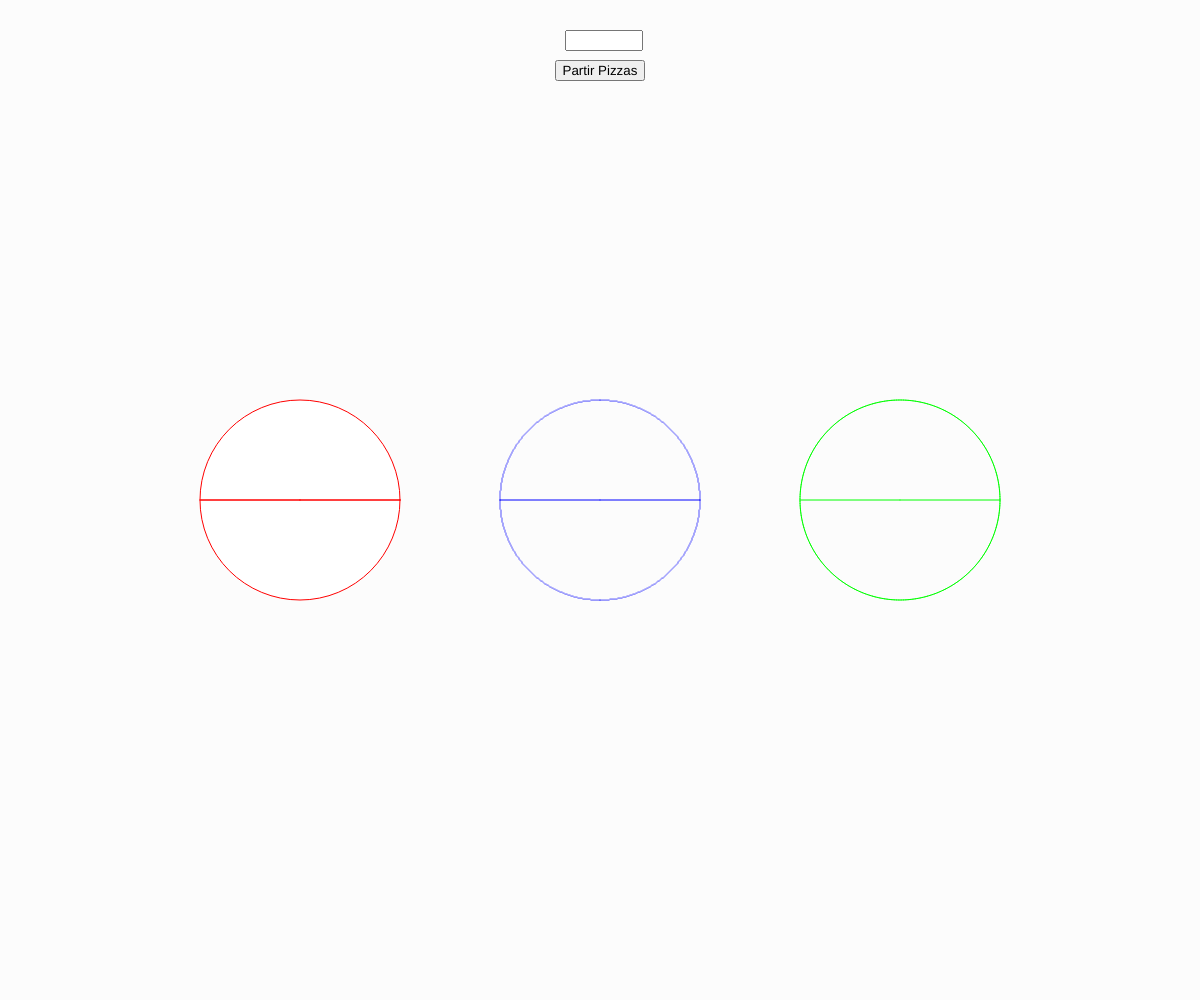
Frame 1 (no input)
Frame 60 (no input): identical to frame 1, image omitted
Frame 120 (the mouse pressed at the canvas centre since frame 60): identical to frame 1, image omitted

The p5.js sketch that drew this single still picture (run headless with seeded random() and noise() and a simulated clock; from frame 60 on, the mouse is pressed at the canvas centre):

// p5.js sketch
// ── sketch.js
var partes = 2;
let boton;
let text;
let circPuntoPendiente;
let circBresenham;
let circDDA;

function setup() {
  createCanvas(windowWidth, windowHeight);
  
  text = createInput();
  text.size(70);
  text.position(width/2-text.width/2, 30);
  boton = createButton('Partir Pizzas');
  boton.position(width/2-boton.width/2, 60);
  boton.mousePressed(updateSlices);

  circPuntoPendiente = new PuntoPendiente((width/2)-300,height/2,100);
  circBresenham = new Bresenham(width/2,height/2,100);
  circDDA = new Daa((width/2)+300,height/2,100);
}

function draw() {
  background(252);

  circPuntoPendiente.draw();
  circBresenham.draw();
  circDDA.draw();
 
}

function updateSlices(){
  partes = int(text.value());
}

// ── DDA.js
class Daa{
    constructor(x,y,r){
        this.x = x;
        this.y = y;
        this.r = r;
}

draw(){
    stroke(0,255,0);
    this.circulo();
    
    let delta = 360 / partes;
    let x0 = this.x + this.r;
    let y0 = this.y;
    
    for (let i = 0; i < partes; i++) {
        let angulo = (i + 1) * delta;
        let x1 = this.x + this.r * cos(angulo * PI / 180);
        let y1 = this.y + this.r * sin(angulo * PI / 180);
        
        line(this.x, this.y, x0, y0);
        
        x0 = x1;
        y0 = y1;
    }
}

circulo() {
    let x0 = this.x + this.r;
    let y0 = this.y;
    
    for (let i = 0; i <= 360; i += 1) {
      let angulo = i * PI / 180;
      let x1 = this.x + this.r * cos(angulo);
      let y1 = this.y + this.r * sin(angulo);
      
      line(x0, y0, x1, y1);
      
      x0 = x1;
      y0 = y1;
    }
  }
}
// ── bresenham.js
class Bresenham{
  constructor(x,y,r){
      this.x = x;
      this.y = y;
      this.r = r;
  }

  draw(){
  stroke(0,0,255);
  let ang = TWO_PI / partes;

  let x1 = 0;
  let y1 = this.r;
  let error = 3 - 2 * this.r;

  while (x1 <= y1){
    point(this.x + x1, this.y + y1);
    point(this.x - x1, this.y + y1);
    point(this.x + x1, this.y - y1);
    point(this.x - x1, this.y - y1);
    point(this.x + y1, this.y + x1);
    point(this.x - y1, this.y + x1);
    point(this.x + y1, this.y - x1);
    point(this.x - y1, this.y - x1);

    if (error < 0){
      error = error + 4 * x1 + 6;
    } else {
      error = error + 4 * (x1 - y1) + 10;
      y1--;
    }

    x1++;
  }
  
  for (let i = 0; i < partes; i++){
    let finalAng = (i + 1) * ang;
    let finalX = this.x + this.r * cos(finalAng);
    let finalY = this.y + this.r * sin(finalAng);
    line(this.x, this.y, finalX, finalY);
  }
}
}
// ── puntoPendiente.js
class PuntoPendiente{
    constructor(x,y,r){
        this.x = x;
        this.y = y;
        this.r = r;
    }
  
draw(){
    stroke(255,0,0);
    ellipse(this.x, this.y, this.r*2, this.r*2);
        
    for (let i = 0; i < 360; i += 360/partes) {
        let ang = i * (PI / 180);
        let x1 = this.x + this.r * cos(ang);
        let y1 = this.y + this.r * sin(ang);
            
        let m = (y1 - this.y) / (x1 - this.x);
        let b = this.y - m * this.x;
            
        let x2 = this.x + (this.r-this.r);
        let y2 = m * x2 + b;
        line(x1, y1, x2, y2);
        line(x1, y1, x2, this.y);
     }
  }    
}
